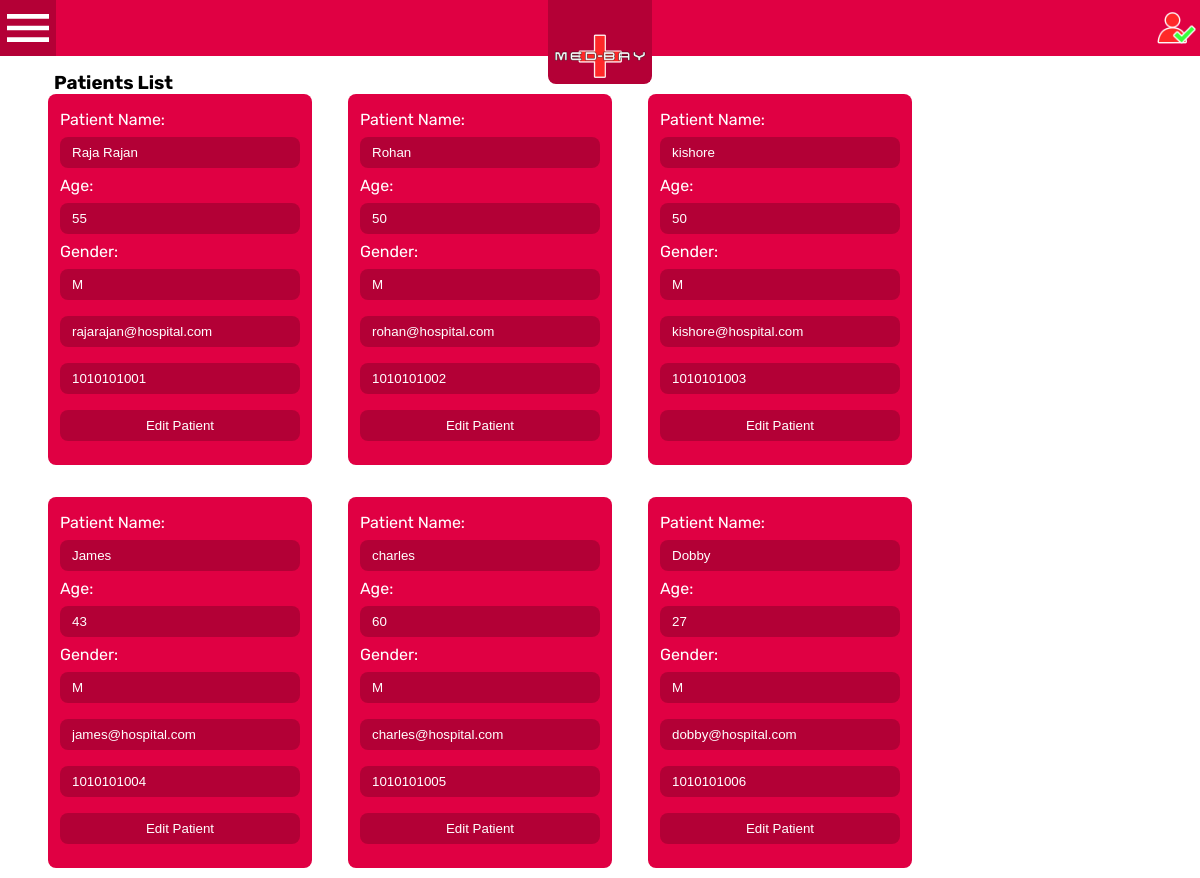
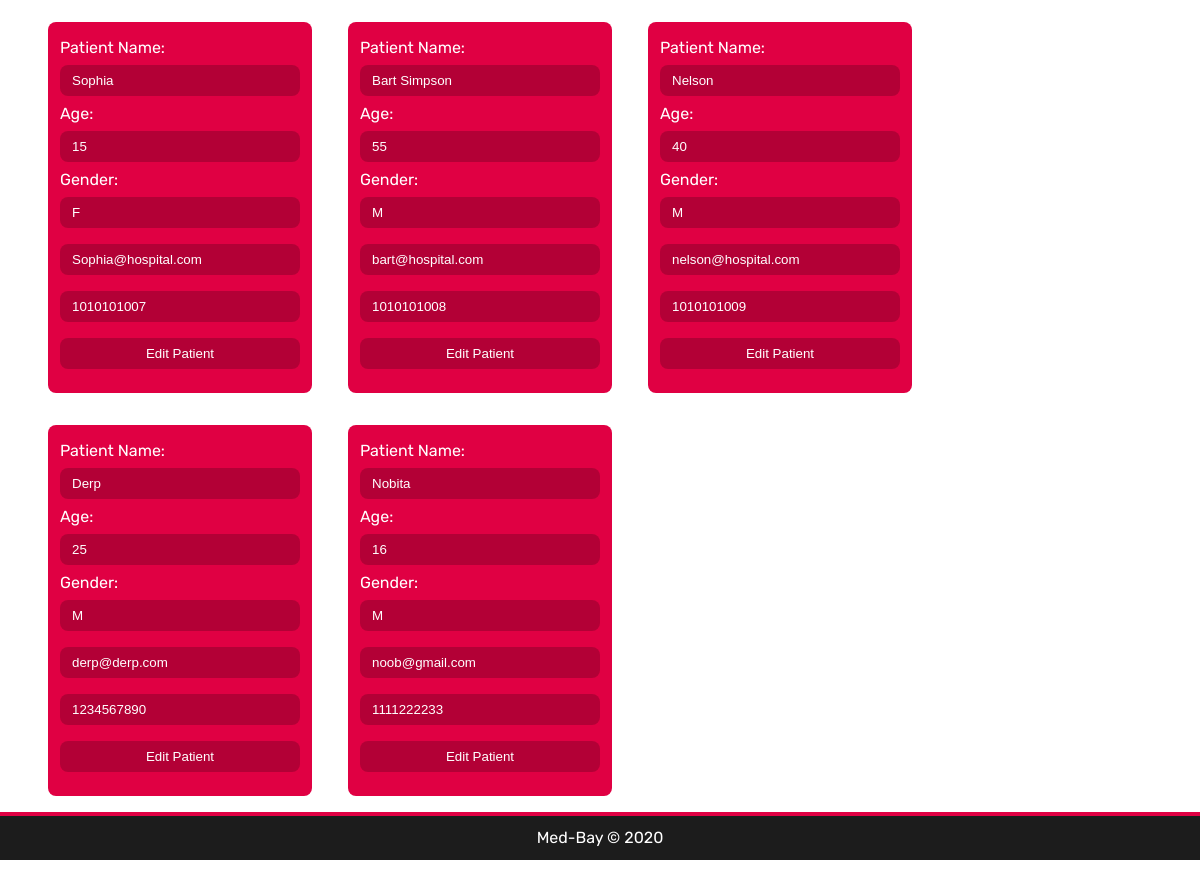
Page /staff/list_patients (signed in) on the committed database (2 pictures, top to bottom).
### patients/models.py (models this page shows, shortened)
class Patient(models.Model):
    blood_types = (("A+", "A+"), ("B+", "B+"), ("O+", "O+"), ("AB+", "AB+"),
                   ("A-", "A-"), ("B-", "B-"), ("O-", "O-"), ("AB-", "AB-"))
    gender_list = (("M", "male"), ("F", "female"), ("T", "trans"))
    name = models.CharField(max_length=100)
    age = models.IntegerField()
    gender = models.CharField(max_length=20, choices=gender_list)
    blood_type = models.CharField(max_length=5, choices=blood_types)
    email = models.EmailField()
    phone = models.CharField(max_length=10, default=None)

### admins/views.py (the view)
# urls.py: path('list_patients', views.list_patients, name="list_patients"),
@login_required()
def list_patients(request):
    validate_access(request, 'a')
    patients = Patient.objects.all()
    return render(request, "admins/list_patients.html", context={'patients': patients})

### admins/utils.py (called while the page is built)
def validate_access(request, role, message=""):
    user = User.objects.get(username=request.user)
    if user.staff.role != role:
        raise PermissionDenied(message)
    return user

### admins/templates/admins/list_patients.html (shortened to what this page needs)
{%extends "template.html"%}
{% block body %}
<div class="root-container">
    <h3 class="list-title">Patients List</h3><br>
    <div class="list-container">
    {% for patient in patients %}
        <div id="{{patient.id}}" class="container" style="width: 20vw;">
            <label class="patient-detail-label">Patient Name:</label>
            <input class="item-detail" value="{{patient.name}}" readonly>
            <label class="patient-detail-label">Age:</label>
            <input class="item-detail" value="{{patient.age}}" readonly>
            <label class="patient-detail-label">Gender:</label>
            <input class="item-detail" value="{{patient.gender|upper}}" readonly>
            <input class="item-detail" value="{{patient.email}}" readonly>
            <input class="item-detail" value="{{patient.phone}}" readonly>
            <button class="item-detail" onclick="editPatient({{patient.id}})">Edit Patient</button>
        </div>
    {%endfor%}
    </div>
</div>
{%endblock%}

### admins/templates/template.html (shortened to what this page needs)
<!DOCTYPE html>
{%load static%}
<html>
    <head>
        <link rel="stylesheet" type="text/css" href="{% static 'style.css' %}">
    </head>
    <body onload="showLogo()">
        <div class="floating-bar" id="floating-bar">
            <div class="menu-bar">
                <button class="side-bar-btn" value="click" onclick="closeSidebar()">
                    <img class="side-bar-btn-icon" src="{% static 'images/menu.svg' %}" margin="0" height="100%" alt="menu">
                </button>
                <div id="logo-div">
                    <img id="logo" onclick="document.location='{% url 'red' %}'" src="{% static 'images/med-bay.png' %}" alt="med-bay logo">
                </div>
                <div class="user-btns">
                    <button id="login-btn">
                        {% if not request.user.is_authenticated %}
                        <img id="login-btn-img" onclick="location='{% url 'login' %}'" title="You are {{user}}" src="{% static 'images/user.png' %}" height="40vh" alt="user icon">
                        {% else %}
                        <img id="login-btn-img" onclick="location='{% url 'confirm_logout' %}'" title="You are {{user}}" src="{% static 'images/user_loggedin.png' %}" height="40vh" alt="logged in user icon">
                        {%endif%}
                    </button>
                </div>
            </div>
        </div>
        <div class="root-grid" id="root-grid">
            <div class="main">
                {%block body%}
                {%endblock%}
            </div>
            <div class="footer">
                <label>Med-Bay &copy; 2020</label>
            </div>
        </div>
    </body>
</html>

### admins/static/style.css (style rules this page uses)
:root { --header-height: 7vh; --base-red: #E00043; --darker-red: #B40036; --dark-blue: #215880; }
.list-title { color: black; margin: 2vh 2vw -2vh 2vw; }
.item-detail { color: white; background-color: RGBA(0, 0, 0, 0.2); border-style: none; padding: 1vh 1vw 1vh 1vw; margin: 1vh 0 1vh 0; border-radius: 8px; transition: all 0.25s; }
.root-container { margin: auto; width: 95%; height: 100%; }
.list-container { display: flex; flex-wrap: wrap; }
.container { display: grid; background-color: var(--base-red); border-radius: 8px; padding: 2vh 1vw 2vh 1vw; grid-gap: 0px; margin: 2vh 1.5vw 2vh 1.5vw; transition: all 0.3s; }
body { margin: 0; height: 100%; color: white; font-family: 'Rubik'; background-color: white; overflow-x: hidden; }
button { border-style: none; padding: 0px; margin: 0px; color: white; flex-wrap: wrap; align-content: center; justify-content: center; }
.root-grid { display: inline-grid; grid-gap: 0; height: 100%; min-height: 100vh; width: 100vw; transition: width, 1s; grid-template-rows: auto 6vh; grid-template-columns: 0% auto; background-color: transparent; grid-template-areas: 'side-bar main' 'footer footer'; }
.floating-bar { display: grid; grid-gap: 0; position: sticky; left: 0; right: 0; top: 0; height: var(--header-height); grid-template-columns: 0% auto; grid-template-areas: 'side-bar-top menu-bar'; transition: all 1s; z-index: 9999; }
.menu-bar { display: inline-flex; height: var(--header-height); background-color: var(--base-red); grid-area: menu-bar; justify-content: space-between; }
.main { background-color: transparent; grid-area: main; display: flex; flex-wrap: wrap; align-content: center; }
.footer { display: flex; background-color: #1C1C1C; grid-area: footer; border-width: 0.5vh 0px 0px 0px; border-style: solid; border-color: var(--base-red); flex-wrap: wrap; align-content: center; justify-content: center; font-size: 2vh; }
.user-btns { display: grid; grid-gap: 0px; height: var(--header-height); grid-template-columns: auto auto; }
#logo-div { height: var(--header-height); }
#logo { padding-top: 4vh; height: 6vh; border-radius: 0 0 8px 8px; background-color: var(--darker-red); border: solid 4px var(--darker-red); border-top-width: 0; transition: padding-top, 0.25s; }
.side-bar-btn { height: var(--header-height); width: var(--header-height); background-color: var(--base-red); border-style: none; padding: 0px; margin: 0px; }
#login-btn { height: var(--header-height); background-color: transparent; display: flex; flex-direction: column; }
#login-btn-img { height: var(--header-height); border-radius: 0 0 8px 8px; background-color: transparent; transition: padding-top, 0.25s; }

### rows in the picture
Patient: {{ patient.id }} 2 (drawn), name "Raja Rajan", age "55", gender "M", email "rajarajan@hospital.com", phone "1010101001"
Patient: name "Rohan", age "50", gender "M", email "rohan@hospital.com", phone "1010101002"
Patient: name "kishore", age "50", gender "M", email "kishore@hospital.com", phone "1010101003"
Patient: name "James", age "43", gender "M", email "james@hospital.com", phone "1010101004"
Patient: name "charles", age "60", gender "M", email "charles@hospital.com", phone "1010101005"
Patient: name "Dobby", age "27", gender "M", email "dobby@hospital.com", phone "1010101006"
Patient: name "Sophia", age "15", gender "F", email "Sophia@hospital.com", phone "1010101007"
Patient: name "Bart Simpson", age "55", gender "M", email "bart@hospital.com", phone "1010101008"
Patient: name "Nelson", age "40", gender "M", email "nelson@hospital.com", phone "1010101009"
Patient: name "Derp", age "25", gender "M", email "derp@derp.com", phone "1234567890"
Patient: name "Nobita", age "16", gender "M", email "noob@gmail.com", phone "1111222233"
